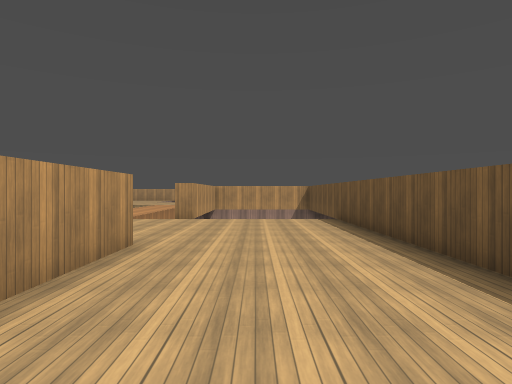
[1] (above)

12 first-person views from a walk through a Godot game level. The camera is 1.5 m above the floor, looks level and sees 75° across. The floor is counted in squares, 2 m on a side. Each view is taken from the middle of a square. On the plan, view 1 faces up. The plan holds only what a view shows up to about 11 squares ahead; the rest is blank. Surface patterns are stand-ins for the level's own textures.

[2]
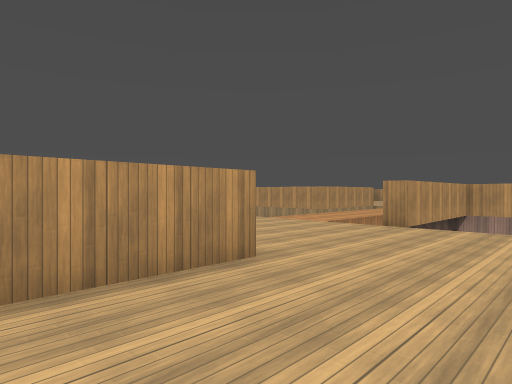

[3]
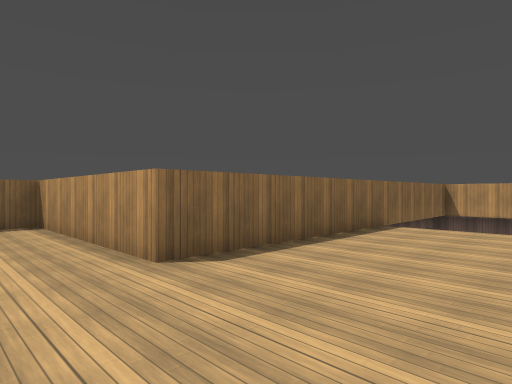

[4]
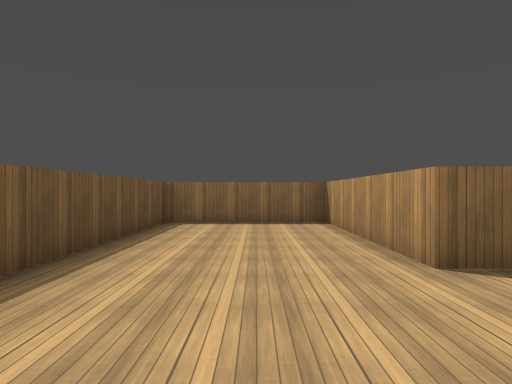

[5]
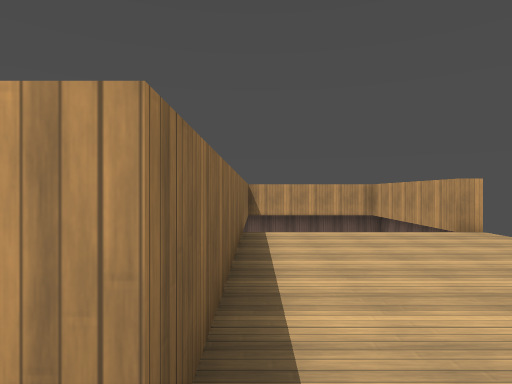

[6]
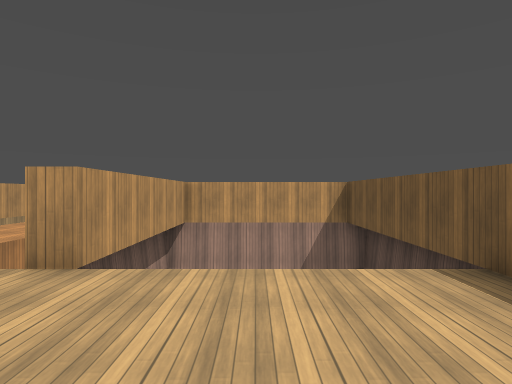

[7]
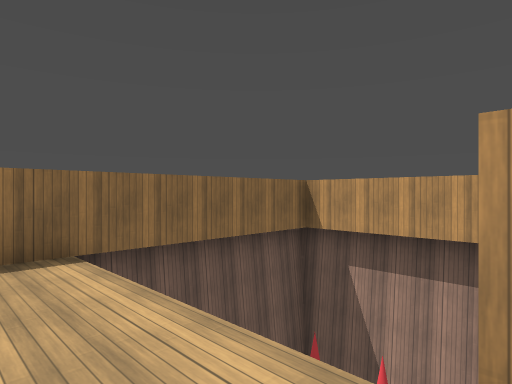

[8]
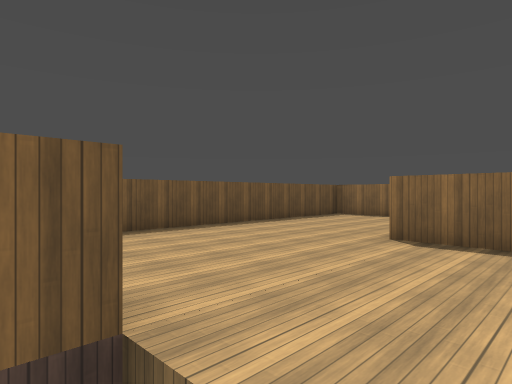

[9]
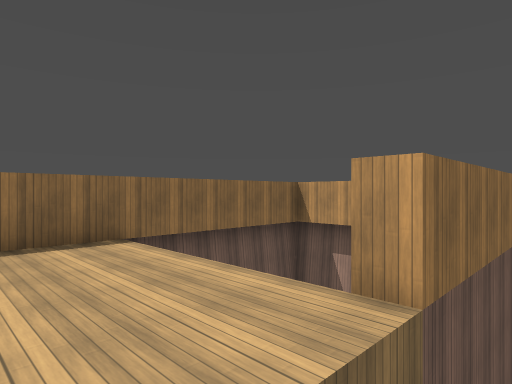

[10]
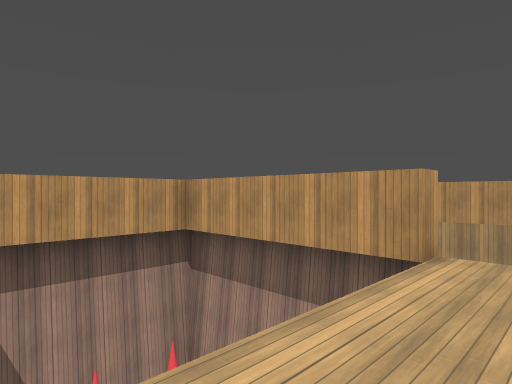

[11]
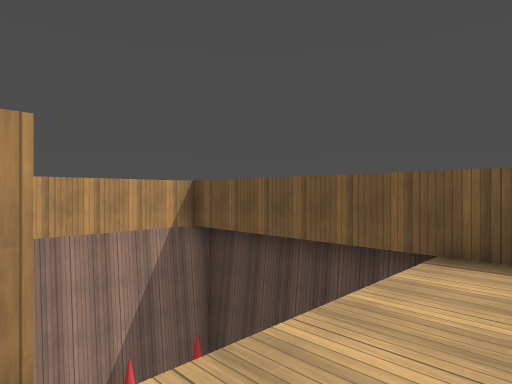

[12]
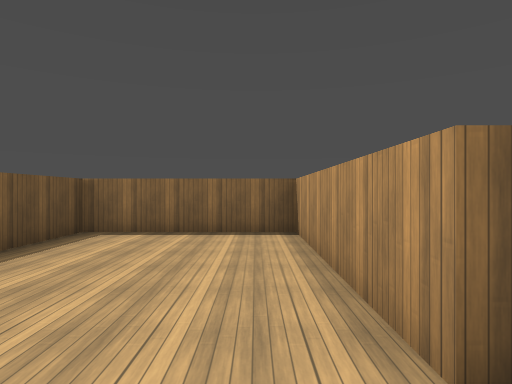

### Floor plan
Key: @ floor where view 1 was taken; # wall or solid block; . floor; v drop or lower ground.
Columns run from 12 left of view 1 to 3 right of it. Each row starts with its distance up from view 1.
 17      #
 16      #
 15      #
 14    ###    #####
 13           # vv#
 12        .. #   #
 11        .. #   #
 10        .. #   ##
  9 #####..........#
  8 #v   ..........#
  7 #v   ..........#
  6 #v   ..........#
  5 #v   ..........#
  4 ###########....#
  3           #....#
  2           #....#
  1           #....#
  0           #.@..#
 -1           ######

Where each view was taken, in squares from view 1:
view 1: 0 up, 0 right, facing up
view 2: 2 up, 1 right, facing up-left
view 3: 8 up, 0 right, facing down-left
view 4: 8 up, 0 right, facing down
view 5: 5 up, 1 left, facing left
view 6: 6 up, 0 right, facing up
view 7: 9 up, 6 left, facing down-left
view 8: 10 up, 4 left, facing down-right
view 9: 10 up, 5 left, facing down-left
view 10: 5 up, 6 left, facing up-left
view 11: 8 up, 2 left, facing up-right
view 12: 6 up, 1 left, facing down
